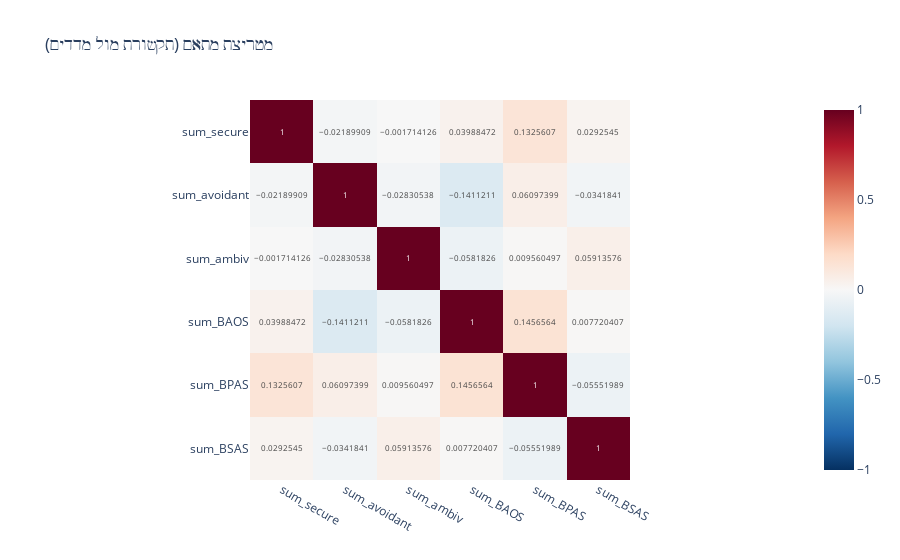
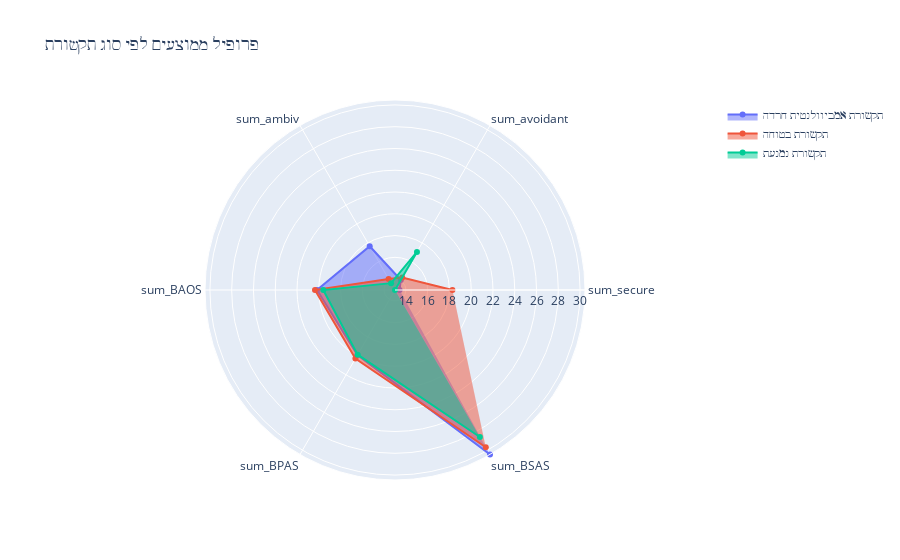

The notebook cell these images were saved under, in order:
### Code cell
# 7. Correlation heatmap
print("=== מטריצת מתאמים ויזואלית ===")
corr_cols = ["sum_secure", "sum_avoidant", "sum_ambiv"] + section_totals
corr_df = df[corr_cols].corr()

fig_corr = px.imshow(corr_df,
                     text_auto=True,
                     title="מטריצת מתאם (תקשורת מול מדדים)",
                     color_continuous_scale="RdBu_r",
                     range_color=(-1, 1))
fig_corr.show()

# Alternative matplotlib heatmap
plt.figure(figsize=(10, 8))
sns.heatmap(corr_df, annot=True, cmap='RdBu_r', center=0, 
            square=True, fmt='.2f', linewidths=0.5)
plt.title('מטריצת מתאמים - דפוסי תקשורת ומדדים')
plt.tight_layout()
plt.show()

# 8. Radar chart for average scores by communication pattern
print("\n=== תרשים רדאר - פרופיל ממוצעים ===")
# Calculate averages for radar chart
radar_data = df.groupby("סוג_תקשורת")[corr_cols].mean()

# Create a radar chart using plotly
import math

def create_radar_chart(data, title):
    categories = list(data.columns)
    
    fig = go.Figure()
    
    for pattern in data.index:
        fig.add_trace(go.Scatterpolar(
            r=data.loc[pattern].values,
            theta=categories,
            fill='toself',
            name=pattern
        ))
    
    fig.update_layout(
        polar=dict(
            radialaxis=dict(
                visible=True,
                range=[data.min().min(), data.max().max()]
            )),
        showlegend=True,
        title=title
    )
    
    return fig

radar_fig = create_radar_chart(radar_data, "פרופיל ממוצעים לפי סוג תקשורת")
radar_fig.show()

### Figure 1 — Plotly figure (JSON) as saved in the notebook; plotly's stock layout.template omitted (floating-point values rounded to 4 significant figures)
{"data": [{"coloraxis": "coloraxis", "hovertemplate": "x: %{x}<br>y: %{y}<br>color: %{z}<extra></extra>", "name": "0", "texttemplate": "%{z}", "type": "heatmap", "x": ["sum_secure", "sum_avoidant", "sum_ambiv", "sum_BAOS", "sum_BPAS", "sum_BSAS"], "xaxis": "x", "y": ["sum_secure", "sum_avoidant", "sum_ambiv", "sum_BAOS", "sum_BPAS", "sum_BSAS"], "yaxis": "y", "z": [[1, -0.0219, -0.001714, 0.03988, 0.1326, 0.02925], [-0.0219, 1, -0.02831, -0.1411, 0.06097, -0.03418], [-0.001714, -0.02831, 1, -0.05818, 0.00956, 0.05914], [0.03988, -0.1411, -0.05818, 1, 0.1457, 0.00772], [0.1326, 0.06097, 0.00956, 0.1457, 1, -0.05552], [0.02925, -0.03418, 0.05914, 0.00772, -0.05552, 1]]}], "layout": {"coloraxis": {"cmax": 1, "cmin": -1, "colorscale": [[0, "rgb(5,48,97)"], [0.1, "rgb(33,102,172)"], [0.2, "rgb(67,147,195)"], [0.3, "rgb(146,197,222)"], [0.4, "rgb(209,229,240)"], [0.5, "rgb(247,247,247)"], [0.6, "rgb(253,219,199)"], [0.7, "rgb(244,165,130)"], [0.8, "rgb(214,96,77)"], [0.9, "rgb(178,24,43)"], [1, "rgb(103,0,31)"]]}, "title": {"text": "מטריצת מתאם (תקשורת מול מדדים)"}, "xaxis": {"anchor": "y", "constrain": "domain", "domain": [0, 1], "scaleanchor": "y"}, "yaxis": {"anchor": "x", "autorange": "reversed", "constrain": "domain", "domain": [0, 1]}}}

### Figure 2 — Plotly figure (JSON) as saved in the notebook; plotly's stock layout.template omitted (floating-point values rounded to 4 significant figures)
{"data": [{"fill": "toself", "name": "תקשורת אמביוולנטית חרדה", "r": [13.42, 14.06, 17.65, 20.16, 19.9, 30.45], "theta": ["sum_secure", "sum_avoidant", "sum_ambiv", "sum_BAOS", "sum_BPAS", "sum_BSAS"], "type": "scatterpolar"}, {"fill": "toself", "name": "תקשורת בטוחה", "r": [18.27, 14.32, 14.18, 20.35, 20.27, 29.68], "theta": ["sum_secure", "sum_avoidant", "sum_ambiv", "sum_BAOS", "sum_BPAS", "sum_BSAS"], "type": "scatterpolar"}, {"fill": "toself", "name": "תקשורת נמנעת", "r": [13, 17.03, 13.72, 19.59, 19.86, 28.59], "theta": ["sum_secure", "sum_avoidant", "sum_ambiv", "sum_BAOS", "sum_BPAS", "sum_BSAS"], "type": "scatterpolar"}], "layout": {"polar": {"radialaxis": {"range": [13, 30.45], "visible": true}}, "showlegend": true, "title": {"text": "פרופיל ממוצעים לפי סוג תקשורת"}}}
